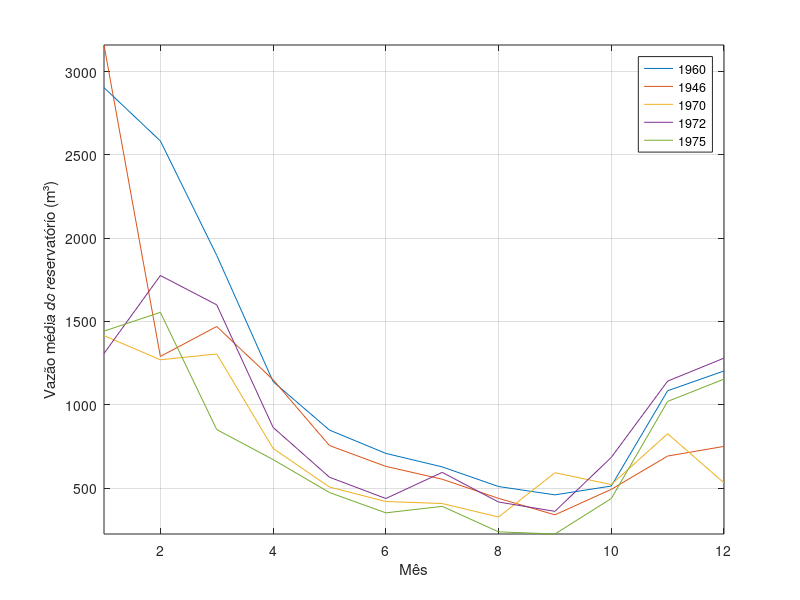

Here is the MATLAB script that generated this plot: (Note: this script raises an error after producing the figure.)
% DISCIPLINA: TIP7044 - ESTIMAÇÃO E IDENTIFICAÇÃO DE SISTEMAS (2022.2 - T01)
% PROFESSOR: GUILHERME DE ALENCAR BARRETO
% ALUNO(A): ANDREZA COSTA NASCIMENTO
% MATRÍCULA: 544957

% 1º EXERCÍCIO COMPUTACIONAL: MÉDIA, VARIÂNCIA E AUTOCORRELAÇÃO

%% Item 1

X = load('furnas.dat')

%% Item 2
%i = randi([1,60],5,1);

clc; clear;
load('atividade_1');

% create new figure
fig = figure; clf

t = 1:1:12;
for n=1:5
    h = plot(t, X(i(n,1),:)); hold on
end
grid on

% define figure properties
opts.Colors     = get(groot,'defaultAxesColorOrder');
opts.saveFolder = 'img/';
opts.width      = 20;
opts.height     = 10;
opts.fontType   = 'Times';
opts.fontSize   = 24.6;

% add axis labes and legend
axis tight
xlabel('Mês')
ylabel('Vazão média do reservatório (m³)')
legend('1960','1946','1970','1972','1975')

% scaling
fig.Units               = 'centimeters';
fig.Position(3)         = opts.width;
fig.Position(4)         = opts.height;

% set text properties
set(fig.Children, ...
    'FontName',     'Times', ...
    'FontSize',     23);

% remove unnecessary white space
set(gca,'LooseInset',max(get(gca,'TightInset'), 0.02))
hold off

%% Item 3 - Método 1

clc; clear;
load('atividade_1');

for j=1:12
    media(1,j) = mean(X(:,j));
    desvio(1,j) = std(X(:,j));
end

%% Item 3 - Método 2

clc; clear;
load('atividade_1');

sz_anos = size(X,1);
for j=1:12
    media_meses(1,j)=sum(X(:,j))/sz_anos;
    var_meses(1,j) = sum((X(:,j)-media_meses(1,j)).^2)/(sz_anos - 1);
    devio_meses(1,j) = sqrt(var_meses(1,j));
end

%% Item 4

%clc; clear;
%load('atividade_1');

% create new figure
fig = figure; clf

t = 1:1:12;
h = plot(t, media(1,:),'-r'); hold on
h = plot(t, media(1,:)+desvio(1,:),'-b');
h = plot(t, media(1,:)-desvio(1,:),'-b');
grid on

% define figure properties
%opts.Colors     = get(groot,'b','r','r');
opts.saveFolder = 'img/';
opts.width      = 20;
opts.height     = 10;
opts.fontType   = 'Times';
opts.fontSize   = 24.6;

% add axis labes and legend
axis tight
title('Curva Média e Curvas de ± 1 Desvio-Padrão');
xlabel('Mês')
%ylabel('')
legend('μ','μ ± σ')

% scaling
fig.Units               = 'centimeters';
fig.Position(3)         = opts.width;
fig.Position(4)         = opts.height;

% set text properties
set(fig.Children, ...
    'FontName',     'Times', ...
    'FontSize',     23);

% remove unnecessary white space
set(gca,'LooseInset',max(get(gca,'TightInset'), 0.02))
hold off

%% Item 5 - Método 1

correl1 = corr(X(:,1),X(:,4));
correl2 = corr(X(:,5),X(:,6));
correl3 = corr(X(:,7),X(:,9));
correl4 = corr(X(:,11),X(:,12));

%% Item 5 - Método 2

%clc; clear;
%load('atividade_1');

sz_anos = size(X,1);

desvio_jan_abr = sum((X(:,1)-media(1,1)).*(X(:,4)-media(1,4)))/sz_anos;
desvio_mai_jun = sum((X(:,5)-media(1,5)).*(X(:,6)-media(1,6)))/sz_anos;
desvio_jul_set = sum((X(:,7)-media(1,7)).*(X(:,9)-media(1,9)))/sz_anos;
desvio_nov_dez = sum((X(:,11)-media(1,11)).*(X(:,12)-media(1,12)))/sz_anos;

correl_jan_abr = desvio_jan_abr/(desvio(1,1)*desvio(1,4));
correl_mai_jun = desvio_mai_jun/(desvio(1,5)*desvio(1,6));
correl_jul_set = desvio_jul_set/(desvio(1,7)*desvio(1,9));
correl_nov_dez = desvio_nov_dez/(desvio(1,11)*desvio(1,12));